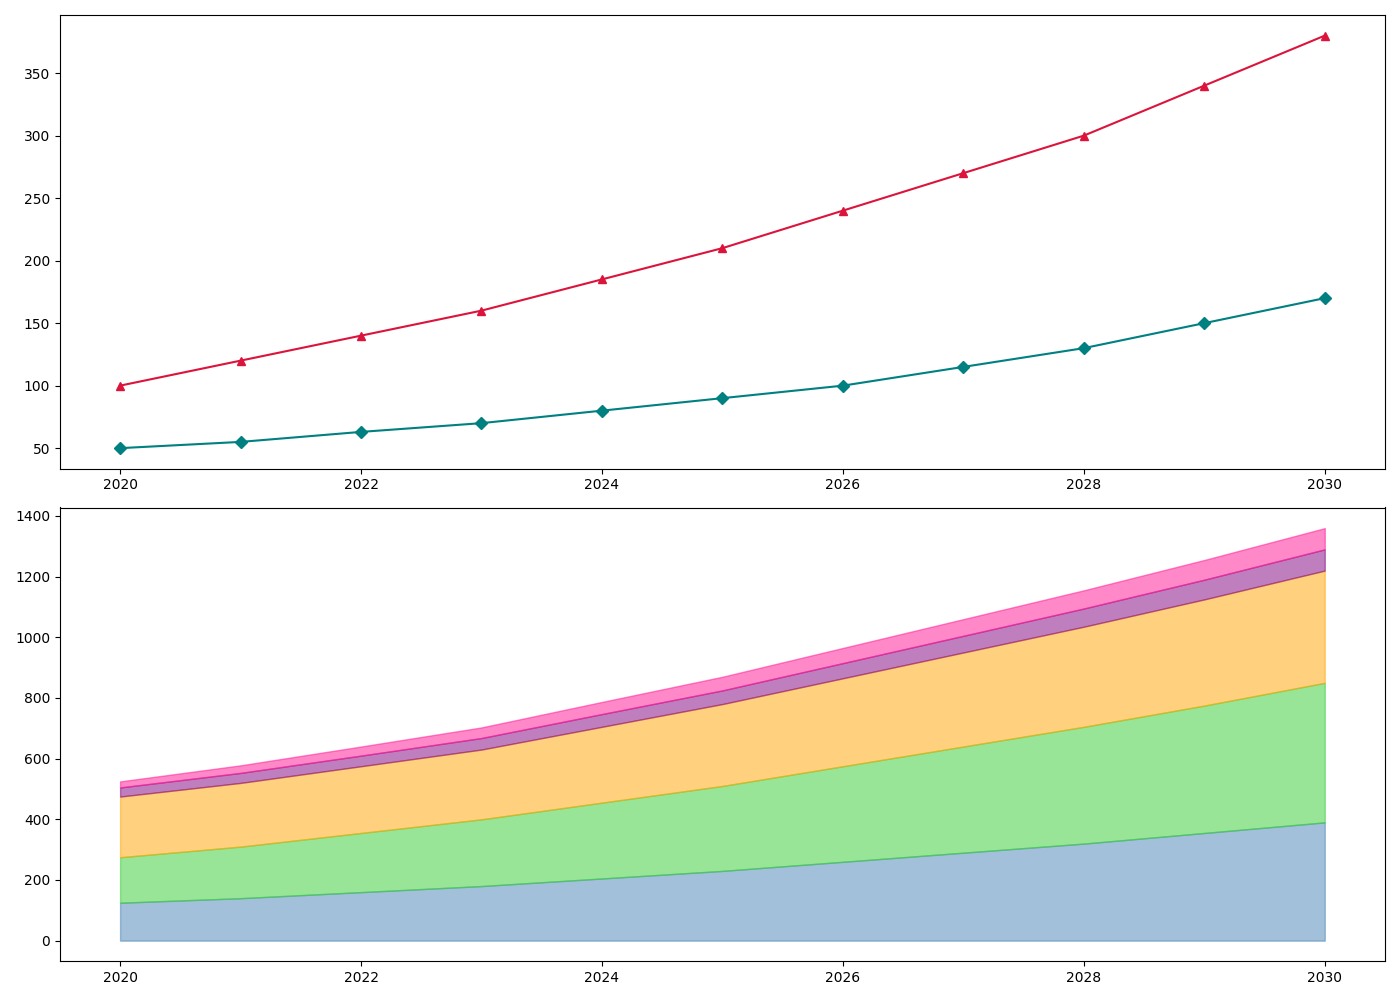

The script that drew this image:
import matplotlib.pyplot as plt
import numpy as np

years = np.arange(2020, 2031)

solar_power = np.array([125, 140, 160, 180, 205, 230, 260, 290, 320, 355, 390])
wind_power = np.array([150, 170, 195, 220, 250, 280, 315, 350, 385, 420, 460])
hydropower = np.array([200, 210, 220, 230, 250, 270, 290, 310, 330, 350, 370])
geothermal = np.array([30, 33, 35, 38, 42, 45, 50, 55, 60, 65, 70])
biomass = np.array([20, 25, 30, 35, 40, 45, 50, 55, 60, 65, 70])

CO2_reduction = np.array([100, 120, 140, 160, 185, 210, 240, 270, 300, 340, 380])
deforestation_prevented = np.array([50, 55, 63, 70, 80, 90, 100, 115, 130, 150, 170])

cumulative_wind = solar_power + wind_power
cumulative_hydropower = cumulative_wind + hydropower
cumulative_geothermal = cumulative_hydropower + geothermal
cumulative_biomass = cumulative_geothermal + biomass

fig, (ax2, ax1) = plt.subplots(2, 1, figsize=(14, 10))

ax2.plot(years, CO2_reduction, color='crimson', linewidth=1.5, marker='^')
ax2.plot(years, deforestation_prevented, color='teal', linewidth=1.5, marker='D')
ax2.grid(False)

ax1.fill_between(years, 0, solar_power, color='#4682B4', alpha=0.5)
ax1.fill_between(years, solar_power, cumulative_wind, color='#32CD32', alpha=0.5)
ax1.fill_between(years, cumulative_wind, cumulative_hydropower, color='#FFA500', alpha=0.5)
ax1.fill_between(years, cumulative_hydropower, cumulative_geothermal, color='#800080', alpha=0.5)
ax1.fill_between(years, cumulative_geothermal, cumulative_biomass, color='#FF1493', alpha=0.5)
ax1.grid(False)

plt.tight_layout()
plt.show()
